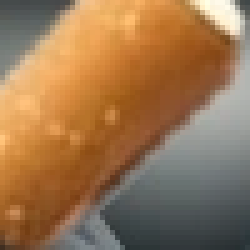
#> input picture scratch/ash_speck.png, 50 x 50 px, given in place of beech_ashtray_hero_1792388573030.jpg, which was not available (shown 5 times larger)
$ python generate_beech_story.py
#> lines starting #> are read from the running program, lines starting #| are printed output that depends on the picture; pictures that were not available may be replaced by others from this repository, and a replacement may not be noted
from PIL import Image, ImageFilter
import numpy as np

# Load high-res beech hero master
src_path = r'C:\Users\OMEN\.gemini\antigravity-ide\brain\bf6de799-a5f8-4130-abc4-d2f2a26c98ba\beech_ashtray_hero_1792388573030.jpg'
im = Image.open(src_path).convert('RGB')
#> im is the input picture: PIL image 50x50 RGB; mean R, G, B 153.9, 117.2, 81.1

# Let's crop the cylinder cleanly
# The cylinder in im (1024x1024) spans roughly:
# x: 380..635, y: 10..980
arr = np.array(im)
# Find bounding box of object (non-white pixels)
r, g, b = arr[:, :, 0], arr[:, :, 1], arr[:, :, 2]
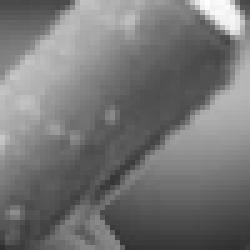
#> g: shape (50, 50) (shown 5 times larger); min 46, max 254, mean 117.2
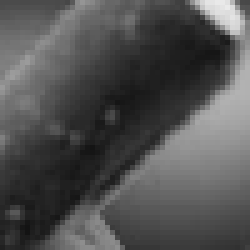
#> b: shape (50, 50) (shown 5 times larger); min 19, max 234, mean 81.1
is_not_white = (r < 250) | (g < 250) | (b < 250)
#> is_not_white: shape (50, 50) bool; every value is 1

# Get vertical and horizontal bounds
y_indices, x_indices = np.where(is_not_white)
#> y_indices = 2500 values from 0 to 49; x_indices = 2500 values, max 49 at index 49, min 0 at index 0, mean 24.5
ymin, ymax = y_indices.min(), y_indices.max()
#> ymin = 0; ymax = 49
xmin, xmax = x_indices.min(), x_indices.max()
#> xmin = 0; xmax = 49
print(f'Object bounds: x=[{xmin}, {xmax}], y=[{ymin}, {ymax}]')
#| Object bounds: x=[0, 49], y=[0, 49]

# Create a clean high-res canvas (1200 x 1600) matching the story section's warm luxury aesthetic
canvas_w, canvas_h = 1200, 1600

# Background: soft subtle radial gradient from #f4ece1 to #ebe1d2
bg = Image.new('RGB', (canvas_w, canvas_h))
#> bg: PIL image 1200x1600 RGB; every value is 0
bg_arr = np.zeros((canvas_h, canvas_w, 3), dtype=np.float32)

cx, cy = canvas_w * 0.5, canvas_h * 0.5
c_center = np.array([244.0, 236.0, 225.0]) # #f4ece1
c_outer = np.array([230.0, 220.0, 206.0])  # #e6dcd0

for y in range(canvas_h):
    for x in range(canvas_w):
        dx = (x - cx) / (canvas_w * 0.6)
        dy = (y - cy) / (canvas_h * 0.6)
        dist = min(1.0, np.sqrt(dx*dx + dy*dy))
        bg_arr[y, x] = (1 - dist) * c_center + dist * c_outer

bg = Image.fromarray(np.clip(bg_arr, 0, 255).astype(np.uint8))
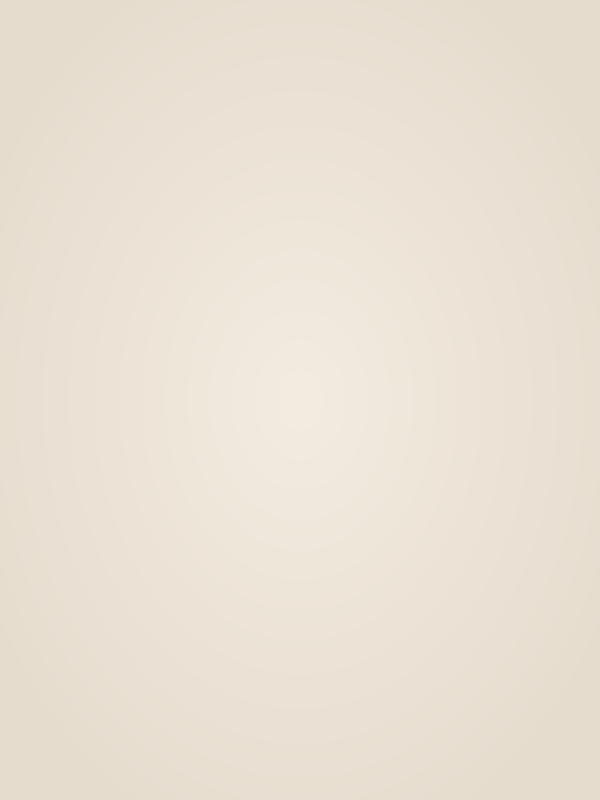
#> bg: PIL image 1200x1600 RGB (shown at 1/2 size); mean R, G, B 234.6, 225.4, 212.5

# Isolate cylinder object with smooth antialiased alpha
alpha = np.zeros((1024, 1024), dtype=np.uint8)
# Floodfill or mask non-white
from scipy import ndimage
obj_mask = ndimage.binary_fill_holes(is_not_white)
alpha = (obj_mask * 255).astype(np.uint8)
#> alpha: shape (50, 50); every value is 255
alpha_img = Image.fromarray(alpha, mode='L').filter(ImageFilter.GaussianBlur(radius=0.8))

cyl_rgba = im.copy().convert('RGBA')
cyl_rgba.putalpha(alpha_img)

# Crop tight to cylinder
cyl_crop = cyl_rgba.crop((xmin - 10, ymin - 10, xmax + 10, ymax + 10))

# Scale cylinder to look majestic and prominent in the frame
# Desired cylinder height: ~1250 px
scale = 1250.0 / cyl_crop.height
#> scale = 18.12
new_w = int(cyl_crop.width * scale)
#> new_w = 1250
new_h = int(cyl_crop.height * scale)
#> new_h = 1250
cyl_scaled = cyl_crop.resize((new_w, new_h), Image.Resampling.LANCZOS)
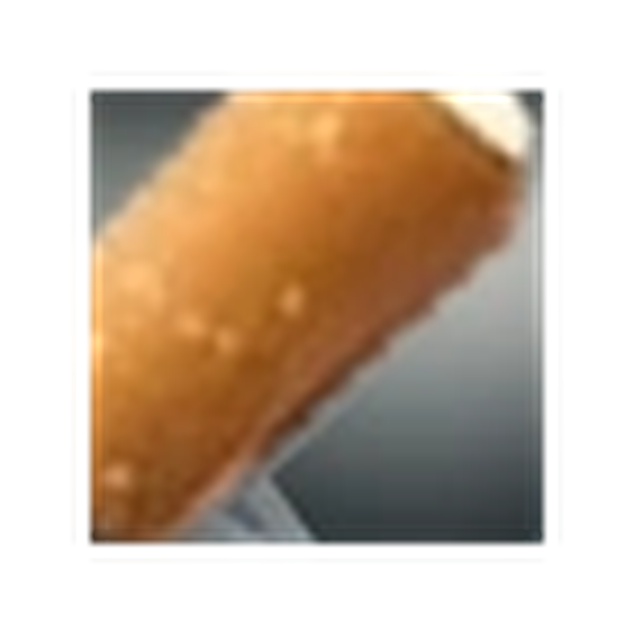
#> cyl_scaled: PIL image 1250x1250 RGBA (shown at 1/2 size); mean R, G, B, A 88.9, 68.7, 48.5, 133.9; transparent parts drawn white

# Soft luxury ambient contact shadow behind cylinder
shadow = Image.new('RGBA', (canvas_w, canvas_h), (0, 0, 0, 0))
#> shadow: PIL image 1200x1600 RGBA; every value is 0
pos_x = (canvas_w - new_w) // 2
#> pos_x = -25
pos_y = (canvas_h - new_h) // 2
#> pos_y = 175

# Draw realistic contact shadow
shadow_strip = Image.new('L', (new_w + 100, new_h + 100), 0)
#> shadow_strip: PIL image 1350x1350 L; every value is 0
s_arr = np.zeros((new_h + 100, new_w + 100), dtype=np.float32)
# Shadow below cylinder
s_arr[new_h + 10:new_h + 60, 50:new_w + 50] = 70.0
shadow_strip = Image.fromarray(s_arr.astype(np.uint8), mode='L').filter(ImageFilter.GaussianBlur(radius=25.0))
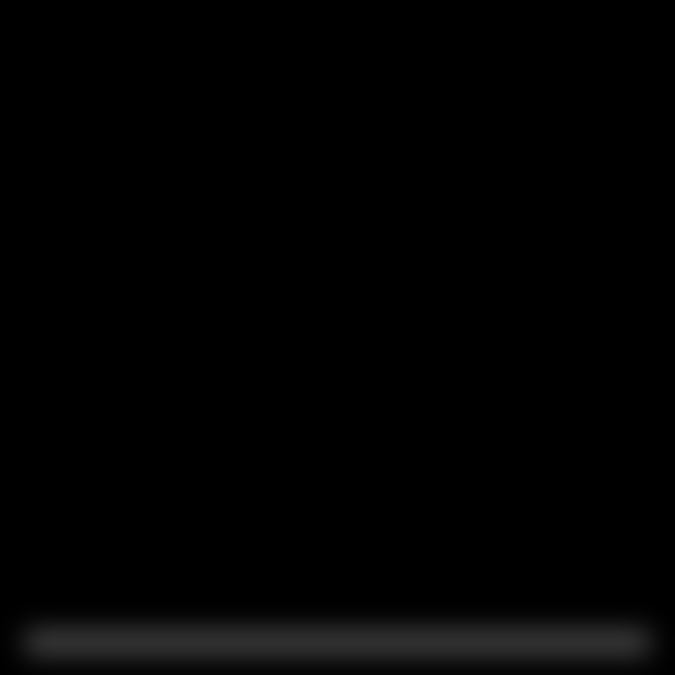
#> shadow_strip: PIL image 1350x1350 L (shown at 1/2 size); min 0, max 47, mean 2.4

shadow.paste(Image.new('RGBA', shadow_strip.size, (40, 28, 18, 120)), (pos_x - 50, pos_y), shadow_strip)
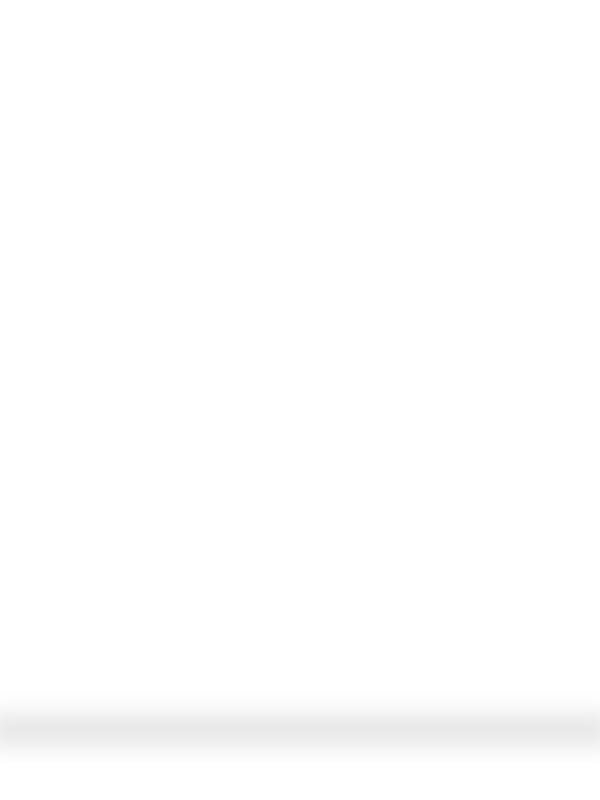
#> shadow: PIL image 1200x1600 RGBA (shown at 1/2 size); mean R, G, B, A 0.3, 0.2, 0.1, 1; transparent parts drawn white

# Composite final image
final = bg.convert('RGBA')
final = Image.alpha_composite(final, shadow)
final.paste(cyl_scaled, (pos_x, pos_y), cyl_scaled)
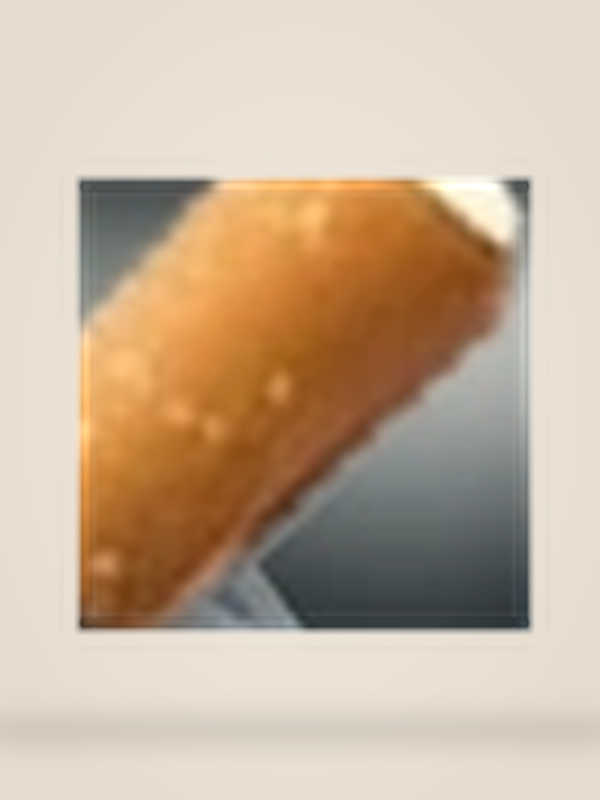
#> final: PIL image 1200x1600 RGBA (shown at 1/2 size); mean R, G, B, A 198.3, 177.1, 154, 253.4; transparent parts drawn white

out_webp = 'scratch/test_beech_story_macro.webp'
final.convert('RGB').save(out_webp, 'WEBP', quality=96, method=6)
print(f'Saved ultra-sharp high-res {out_webp}: {final.size}')
#| Saved ultra-sharp high-res scratch/test_beech_story_macro.webp: (1200, 1600)
